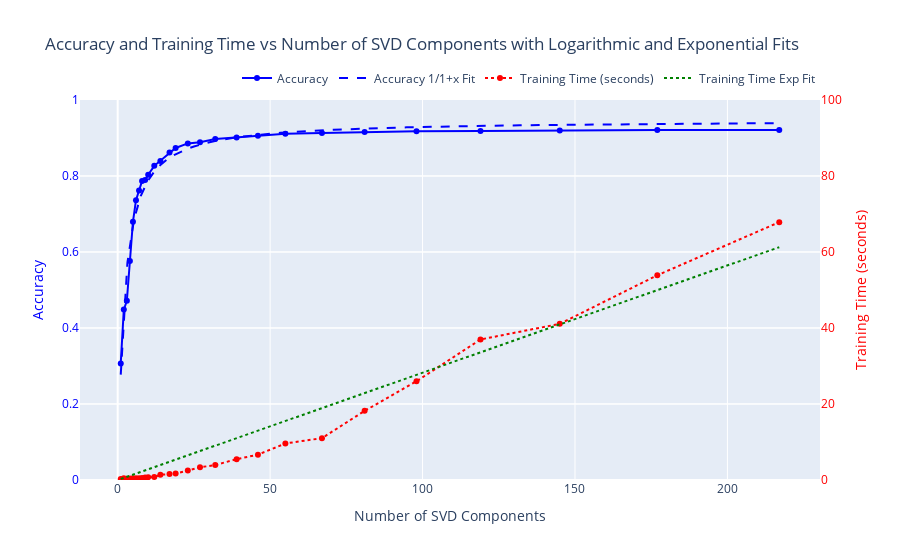

Notebook cell for this chart:
### Markdown cell above
## Part 6: Analyze / Conclusion 

YOUR ANSWER: 

In general, more components led to increased accuracy; however, there were clear diminishing returns, as accuracy plateued at very high number of components. Surprisingly, the model never exhibited overfitting; accuracy monotonically increased all the way up to the top tested value of 217 components even if ever so slightly. Training time was surprisingly noisy, but increased impressively close to linearly when running the below power law fit with a slope of 0.28 seconds per SVD component. Interestingly, using a reasonable ax/(b+x) + c fit suggests accuracy will asymptotically approach almost exactly 0.95 (1.04 - 0.09) for arbitrarily many components, but we achieve 0.92 accuracy in under a minute at 177 components and over 0.82 accuracy in under a second at 12 components, showing the dramatic tradeoff of increasing components and thereby increasing training time.

### Code cell
# best fits for above graph to sate my own curiosity

from scipy.optimize import curve_fit

def acc_fit(x, a, b, c):
    return a * x / (b + x) + c

def power_law_fit(x, a, b, c):
    return a * x ** b + c

def fit_curves_advanced(results_df):
    n_components = results_df["n_components"]
    
    # Exclude 0 values to avoid errors for logarithmic fit
    n_components_non_zero = n_components[n_components > 0]
    accuracy_non_zero = results_df["accuracy"].iloc[n_components_non_zero.index]
    time_non_zero = results_df["training_time"].iloc[n_components_non_zero.index]
    
    acc_params, _ = curve_fit(acc_fit, n_components_non_zero, accuracy_non_zero)
    a, b, c = acc_params
    print(f'acc ~ {a}*x/({b} + x) + {c}')

    initial_guess = [1, 0.01, 1]
    exp_params, _ = curve_fit(power_law_fit, n_components_non_zero, time_non_zero, p0=initial_guess, bounds=(0, [1000, 1, 1000]))
    a, b, c = exp_params
    print(f'time ~ {a}*x**{b} + {c}')

    # Generate fitted values
    n_components_range = np.linspace(min(n_components), max(n_components), 100)
    
    fitted_accuracy_log = acc_fit(n_components_range, *acc_params)
    fitted_time_exp = power_law_fit(n_components_range, *exp_params)

    # Plot the data with fitted curves
    fig = go.Figure()

    # Plot original accuracy on the left y-axis (solid line)
    fig.add_trace(go.Scatter(
        x=n_components, 
        y=results_df["accuracy"],
        mode="lines+markers",
        name="Accuracy",
        line=dict(color='blue', dash='solid'),
        yaxis="y1"
    ))

    # Plot logarithmic fit for accuracy
    fig.add_trace(go.Scatter(
        x=n_components_range, 
        y=fitted_accuracy_log,
        mode="lines",
        name="Accuracy 1/1+x Fit",
        line=dict(color='blue', dash='dash'),
        yaxis="y1"
    ))

    # Plot original training time on the right y-axis (dotted line)
    fig.add_trace(go.Scatter(
        x=n_components, 
        y=results_df["training_time"],
        mode="lines+markers",
        name="Training Time (seconds)",
        line=dict(color='red', dash='dot'),
        yaxis="y2"
    ))

    # Plot exponential fit for training time
    fig.add_trace(go.Scatter(
        x=n_components_range, 
        y=fitted_time_exp,
        mode="lines",
        name="Training Time Exp Fit",
        line=dict(color='green', dash='dot'),
        yaxis="y2"
    ))

    # Update layout for dual y-axis with custom ranges
    fig.update_layout(
        title="Accuracy and Training Time vs Number of SVD Components with Logarithmic and Exponential Fits",
        xaxis_title="Number of SVD Components",
        
        yaxis=dict(
            title="Accuracy",
            titlefont=dict(color="blue"),
            tickfont=dict(color="blue"),
            range=[0, 1]
        ),
        
        yaxis2=dict(
            title="Training Time (seconds)",
            titlefont=dict(color="red"),
            tickfont=dict(color="red"),
            anchor="x",
            overlaying="y",
            side="right",
            range=[0, 100]
        ),
        
        legend=dict(
            orientation="h",
            yanchor="bottom",
            y=1.02,
            xanchor="right",
            x=1
        )
    )

    fig.show()

# Call the advanced curve fitting function with the DataFrame results_df
fit_curves_advanced(results_df)

### Figure 1 — Plotly figure (JSON) as saved in the notebook; plotly's stock layout.template omitted (floating-point values rounded to 4 significant figures)
{"data": [{"line": {"color": "blue", "dash": "solid"}, "mode": "lines+markers", "name": "Accuracy", "type": "scatter", "x": [1, 2, 3, 4, 5, 6, 7, 8, 9, 10, 12, 14, 17, 19, 23, 27, 32, 39, 46, 55, 67, 81, 98, 119, 145, 177, 217], "y": [0.3069, 0.4484, 0.4718, 0.5765, 0.6796, 0.7363, 0.7619, 0.7871, 0.7893, 0.8035, 0.8267, 0.8398, 0.8617, 0.8738, 0.8857, 0.889, 0.8972, 0.9013, 0.9062, 0.9114, 0.9129, 0.9158, 0.9176, 0.9187, 0.9199, 0.9209, 0.9212], "yaxis": "y"}, {"line": {"color": "blue", "dash": "dash"}, "mode": "lines", "name": "Accuracy 1/1+x Fit", "type": "scatter", "x": [1, 3.182, 5.364, 7.545, 9.727, 11.91, 14.09, 16.27, 18.45, 20.64, 22.82, 25, 27.18, 29.36, 31.55, 33.73, 35.91, 38.09, 40.27, 42.45, 44.64, 46.82, 49, 51.18, 53.36, 55.55, 57.73, 59.91, 62.09, 64.27, 66.45, 68.64, 70.82, 73, 75.18, 77.36, 79.55, 81.73, 83.91, 86.09, 88.27, 90.45, 92.64, 94.82, 97, 99.18, 101.4, 103.5, 105.7, 107.9, 110.1, 112.3, 114.5, 116.6, 118.8, 121.0, 123.2, 125.4, 127.5, 129.7, 131.9, 134.1, 136.3, 138.5, 140.6, 142.8, 145, 147.2, 149.4, 151.5, 153.7, 155.9, 158.1, 160.3, 162.5, 164.6, 166.8, 169, 171.2, 173.4, 175.5, 177.7, 179.9, 182.1, 184.3, 186.5, 188.6, 190.8, 193, 195.2, 197.4, 199.5, 201.7, 203.9, 206.1, 208.3, 210.5, 212.6, 214.8, 217], "y": [0.2774, 0.5714, 0.6861, 0.7471, 0.7851, 0.811, 0.8297, 0.8439, 0.8551, 0.8641, 0.8715, 0.8777, 0.8829, 0.8874, 0.8914, 0.8948, 0.8979, 0.9006, 0.903, 0.9052, 0.9072, 0.909, 0.9107, 0.9122, 0.9136, 0.9149, 0.9161, 0.9172, 0.9182, 0.9192, 0.9201, 0.9209, 0.9217, 0.9225, 0.9232, 0.9239, 0.9245, 0.9251, 0.9257, 0.9262, 0.9267, 0.9272, 0.9277, 0.9281, 0.9286, 0.929, 0.9294, 0.9297, 0.9301, 0.9304, 0.9308, 0.9311, 0.9314, 0.9317, 0.932, 0.9323, 0.9325, 0.9328, 0.933, 0.9333, 0.9335, 0.9337, 0.9339, 0.9342, 0.9344, 0.9346, 0.9348, 0.9349, 0.9351, 0.9353, 0.9355, 0.9356, 0.9358, 0.936, 0.9361, 0.9363, 0.9364, 0.9365, 0.9367, 0.9368, 0.9369, 0.9371, 0.9372, 0.9373, 0.9374, 0.9376, 0.9377, 0.9378, 0.9379, 0.938, 0.9381, 0.9382, 0.9383, 0.9384, 0.9385, 0.9386, 0.9387, 0.9388, 0.9389, 0.9389], "yaxis": "y"}, {"line": {"color": "red", "dash": "dot"}, "mode": "lines+markers", "name": "Training Time (seconds)", "type": "scatter", "x": [1, 2, 3, 4, 5, 6, 7, 8, 9, 10, 12, 14, 17, 19, 23, 27, 32, 39, 46, 55, 67, 81, 98, 119, 145, 177, 217], "y": [0.2951, 0.4362, 0.3563, 0.411, 0.4444, 0.4625, 0.4541, 0.5097, 0.6632, 0.7382, 0.7891, 1.378, 1.61, 1.69, 2.476, 3.331, 3.938, 5.488, 6.654, 9.616, 11.02, 18.2, 25.98, 36.98, 41.09, 53.88, 67.85], "yaxis": "y2"}, {"line": {"color": "green", "dash": "dot"}, "mode": "lines", "name": "Training Time Exp Fit", "type": "scatter", "x": [1, 3.182, 5.364, 7.545, 9.727, 11.91, 14.09, 16.27, 18.45, 20.64, 22.82, 25, 27.18, 29.36, 31.55, 33.73, 35.91, 38.09, 40.27, 42.45, 44.64, 46.82, 49, 51.18, 53.36, 55.55, 57.73, 59.91, 62.09, 64.27, 66.45, 68.64, 70.82, 73, 75.18, 77.36, 79.55, 81.73, 83.91, 86.09, 88.27, 90.45, 92.64, 94.82, 97, 99.18, 101.4, 103.5, 105.7, 107.9, 110.1, 112.3, 114.5, 116.6, 118.8, 121.0, 123.2, 125.4, 127.5, 129.7, 131.9, 134.1, 136.3, 138.5, 140.6, 142.8, 145, 147.2, 149.4, 151.5, 153.7, 155.9, 158.1, 160.3, 162.5, 164.6, 166.8, 169, 171.2, 173.4, 175.5, 177.7, 179.9, 182.1, 184.3, 186.5, 188.6, 190.8, 193, 195.2, 197.4, 199.5, 201.7, 203.9, 206.1, 208.3, 210.5, 212.6, 214.8, 217], "y": [0.2823, 0.8983, 1.514, 2.13, 2.746, 3.362, 3.978, 4.594, 5.21, 5.826, 6.442, 7.058, 7.674, 8.29, 8.906, 9.522, 10.14, 10.75, 11.37, 11.99, 12.6, 13.22, 13.83, 14.45, 15.07, 15.68, 16.3, 16.91, 17.53, 18.15, 18.76, 19.38, 19.99, 20.61, 21.23, 21.84, 22.46, 23.07, 23.69, 24.31, 24.92, 25.54, 26.15, 26.77, 27.39, 28.0, 28.62, 29.23, 29.85, 30.47, 31.08, 31.7, 32.31, 32.93, 33.55, 34.16, 34.78, 35.39, 36.01, 36.63, 37.24, 37.86, 38.47, 39.09, 39.71, 40.32, 40.94, 41.55, 42.17, 42.79, 43.4, 44.02, 44.63, 45.25, 45.87, 46.48, 47.1, 47.71, 48.33, 48.95, 49.56, 50.18, 50.79, 51.41, 52.03, 52.64, 53.26, 53.87, 54.49, 55.1, 55.72, 56.34, 56.95, 57.57, 58.18, 58.8, 59.42, 60.03, 60.65, 61.26], "yaxis": "y2"}], "layout": {"legend": {"orientation": "h", "x": 1, "xanchor": "right", "y": 1.02, "yanchor": "bottom"}, "title": {"text": "Accuracy and Training Time vs Number of SVD Components with Logarithmic and Exponential Fits"}, "xaxis": {"title": {"text": "Number of SVD Components"}}, "yaxis": {"range": [0, 1], "tickfont": {"color": "blue"}, "title": {"font": {"color": "blue"}, "text": "Accuracy"}}, "yaxis2": {"anchor": "x", "overlaying": "y", "range": [0, 100], "side": "right", "tickfont": {"color": "red"}, "title": {"font": {"color": "red"}, "text": "Training Time (seconds)"}}}}
